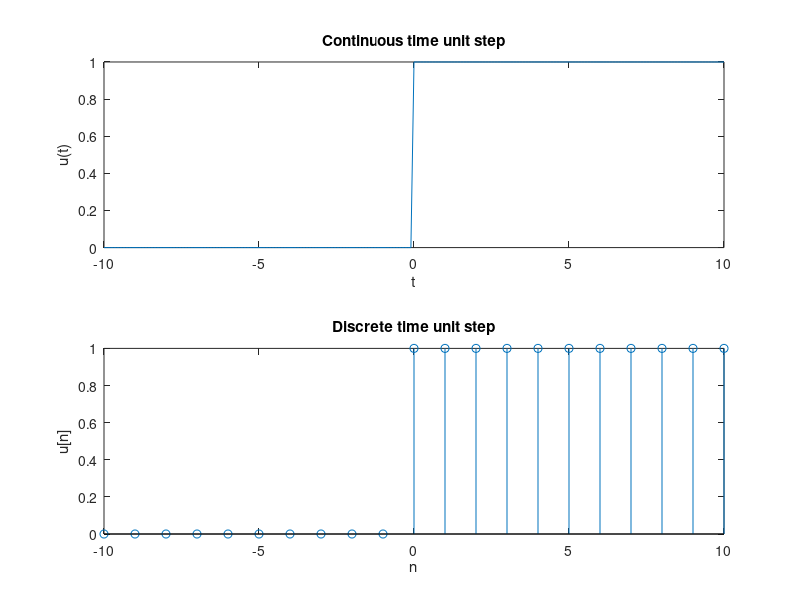

Source code (MATLAB):
clc
clear all

t=-10:0.1:10;
ut=(t>=0);
n=-10:10;
un=(n>=0);

subplot(2,1,1);
plot(t,ut);
xlabel('t');
ylabel('u(t)');
title('Continuous time unit step');

subplot(2,1,2);
stem(n,un);
xlabel('n');
ylabel('u[n]');
title('Discrete time unit step');
